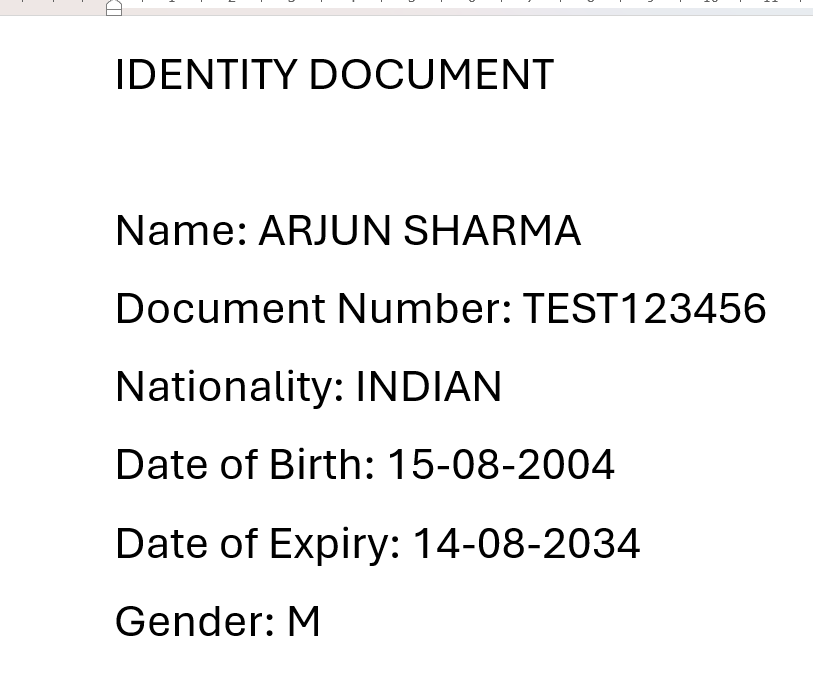
#> input picture ai/ocr/test_documents/sample_document.jpg, 813 x 684 px
$ python detector.py   (older library calls are emulated)
#> lines starting #> are read from the running program, lines starting #| are printed output that depends on the picture
import os
import cv2
import numpy as np


# ==========================================================
# IDShield AI - Single Document Tampering Detector
# ==========================================================
#
# This module performs document-level forensic checks.
#
# IMPORTANT:
# It does NOT claim that image analysis alone can prove
# authenticity.
#
# The authenticity registry is the primary authority check.
# This module provides additional suspicious-image signals.
# ==========================================================


# ==========================================================
# LOAD IMAGE
# ==========================================================

def load_document(image_path):

    if not image_path:
        return None

    if not os.path.exists(image_path):
        return None

    try:

        image = cv2.imread(
            image_path,
            cv2.IMREAD_COLOR
        )

        return image

    except Exception:

        return None


# ==========================================================
# IMAGE QUALITY CHECK
# ==========================================================

def calculate_blur_score(image):

    gray = cv2.cvtColor(
        image,
        cv2.COLOR_BGR2GRAY
    )

    variance = cv2.Laplacian(
        gray,
        cv2.CV_64F
    ).var()

    return round(
        float(variance),
        2
    )


# ==========================================================
# EDGE ANALYSIS
# ==========================================================

def calculate_edge_density(image):

    gray = cv2.cvtColor(
        image,
        cv2.COLOR_BGR2GRAY
    )

    edges = cv2.Canny(
        gray,
        100,
        200
    )

    edge_pixels = np.count_nonzero(
        edges
    )

    total_pixels = edges.shape[0] * edges.shape[1]

    if total_pixels == 0:
        return 0

    density = (
        edge_pixels /
        total_pixels
    ) * 100

    return round(
        float(density),
        2
    )


# ==========================================================
# JPEG / COMPRESSION CHECK
# ==========================================================

def compression_check(image_path):

    extension = os.path.splitext(
        image_path
    )[1].lower()

    file_size = os.path.getsize(
        image_path
    )

    # Very small files can indicate that
    # the document was heavily compressed.
    #
    # This is only a signal, NOT proof of fraud.

    if extension in [
        ".jpg",
        ".jpeg"
    ]:

        if file_size < 20 * 1024:

            return {
                "status": "SUSPICIOUS",
                "reason":
                    "Very low image file size."
            }

    return {
        "status": "NORMAL",
        "reason":
            "No obvious compression anomaly detected."
    }


# ==========================================================
# IMAGE DIMENSION CHECK
# ==========================================================

def dimension_check(image):

    height, width = image.shape[:2]

    if width < 400 or height < 250:

        return {
            "status": "SUSPICIOUS",
            "reason":
                "Document image resolution is unusually low.",
            "width":
                width,
            "height":
                height
        }

    return {
        "status": "NORMAL",
        "reason":
            "Document resolution is acceptable.",
        "width":
            width,
        "height":
            height
    }


# ==========================================================
# FORENSIC ANALYSIS
# ==========================================================

def analyze_document(image_path):

    print("\n" + "=" * 60)

    print(
        "IDSHIELD AI - DOCUMENT FORENSIC ANALYSIS"
    )

    print("=" * 60)

    print(
        f"\nDocument: {image_path}"
    )


    # ------------------------------------------------------
    # Check file
    # ------------------------------------------------------

    if not image_path:

        return {

            "status": "ERROR",

            "tampering_score": 100,

            "message":
                "No document was provided."

        }


    if not os.path.exists(
        image_path
    ):

        return {

            "status": "ERROR",

            "tampering_score": 100,

            "message":
                "Document file was not found."

        }


    # ------------------------------------------------------
    # Load image
    # ------------------------------------------------------

    image = load_document(
        image_path
    )
#> in load_document, image is the input picture: shape (684, 813, 3); mean B, G, R 242, 242, 242

    if image is None:

        return {

            "status": "ERROR",

            "tampering_score": 100,

            "message":
                "Unable to read document image."

        }


    # ------------------------------------------------------
    # Run checks
    # ------------------------------------------------------

    blur_score = calculate_blur_score(
        image
    )
#> in calculate_blur_score, `variance = cv2.Laplacian( gray, cv2.CV_64F ).var()`: variance = 2700.9
#> blur_score = 2700.9

    edge_density = calculate_edge_density(
        image
    )
#> in calculate_edge_density, `edges = cv2.Canny( gray, 100, 200 )`:
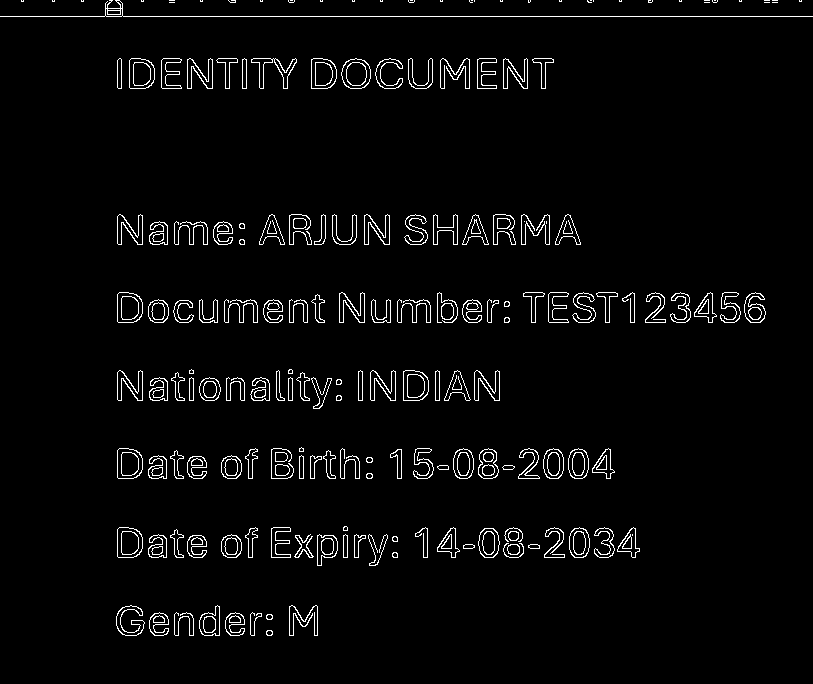
#> edges: shape (684, 813); 3.2% white in thin lines or dots
#> in calculate_edge_density, `edge_pixels = np.count_nonzero( edges )`: edge_pixels = 17703
#> in calculate_edge_density, `density = ( edge_pixels / total_pixels ) * 100`: density = 3.18
#> edge_density = 3.18

    compression = compression_check(
        image_path
    )

    dimensions = dimension_check(
        image
    )
#> dimensions = {'status': 'NORMAL', 'reason': 'Document resolution is acceptable.', 'width': 813, 'height': 684}


    # ------------------------------------------------------
    # Suspicion scoring
    # ------------------------------------------------------

    suspicion_score = 0

    warnings = []


    # ------------------------------------------------------
    # Resolution
    # ------------------------------------------------------

    if dimensions["status"] == "SUSPICIOUS":

        suspicion_score += 25

        warnings.append(
            "Low document image resolution."
        )


    # ------------------------------------------------------
    # Compression
    # ------------------------------------------------------

    if compression["status"] == "SUSPICIOUS":

        suspicion_score += 20

        warnings.append(
            "Unusually small/compressed document image."
        )


    # ------------------------------------------------------
    # Blur
    # ------------------------------------------------------

    if blur_score < 50:

        suspicion_score += 15

        warnings.append(
            "Document image appears heavily blurred."
        )


    # ------------------------------------------------------
    # Extremely high edge density
    # ------------------------------------------------------

    if edge_density > 35:

        suspicion_score += 10

        warnings.append(
            "Unusual edge density detected."
        )


    # ------------------------------------------------------
    # Keep score in range
    # ------------------------------------------------------

    suspicion_score = min(
        100,
        suspicion_score
    )


    # ------------------------------------------------------
    # Determine status
    # ------------------------------------------------------

    if suspicion_score >= 60:

        status = "FLAGGED"

    elif suspicion_score >= 30:

        status = "REVIEW"

    else:

        status = "PASS"


    # ------------------------------------------------------
    # Display
    # ------------------------------------------------------

    print(
        "\nBlur score       :",
        blur_score
    )
#| Blur score       : 2700.86

    print(
        "Edge density     :",
        edge_density,
        "%"
    )
#| Edge density     : 3.18 %

    print(
        "Image resolution :",
        dimensions["width"],
        "x",
        dimensions["height"]
    )
#| Image resolution : 813 x 684

    print(
        "Compression      :",
        compression["status"]
    )

    print(
        "Tampering score  :",
        suspicion_score
    )

    print(
        "Status           :",
        status
    )


    if warnings:

        print(
            "\nWarnings:"
        )

        for warning in warnings:

            print(
                "⚠️",
                warning
            )

    else:

        print(
            "\n✅ No obvious forensic anomalies detected."
        )


    # ------------------------------------------------------
    # Return
    # ------------------------------------------------------

    return {

        "status":
            status,

        "tampering_score":
            suspicion_score,

        "blur_score":
            blur_score,

        "edge_density":
            edge_density,

        "compression":
            compression,

        "dimensions":
            dimensions,

        "warnings":
            warnings,

        "message":
            (
                "Single-document forensic analysis "
                "completed."
            )

    }


# ==========================================================
# BACKWARD COMPATIBILITY
# ==========================================================
#
# Your pipeline currently calls:
#
# compare_documents(original, submitted)
#
# We keep that function temporarily so the rest of the
# application doesn't immediately break.
#
# Only the submitted document is actually analyzed.
# ==========================================================

def compare_documents(
    original_path,
    submitted_path
):

    print(
        "\n⚠️ Legacy comparison mode detected."
    )

    print(
        "Running single-document forensic analysis."
    )

    return analyze_document(
        submitted_path
    )


# ==========================================================
# OPTIONAL DIRECT TEST
# ==========================================================

if __name__ == "__main__":

    test_document = os.path.join(
        os.path.dirname(
            os.path.abspath(__file__)
        ),
        "..",
        "ocr",
        "test_documents",
        "sample_document.jpg"
    )

    test_document = os.path.abspath(
        test_document
    )

    result = analyze_document(
        test_document
    )
#> result = 8 items

    print("\n")
    print(
        "=" * 60
    )

    print(
        "FINAL FORENSIC RESULT"
    )

    print(
        "=" * 60
    )

    print(result)
#> (printed output is left out)
